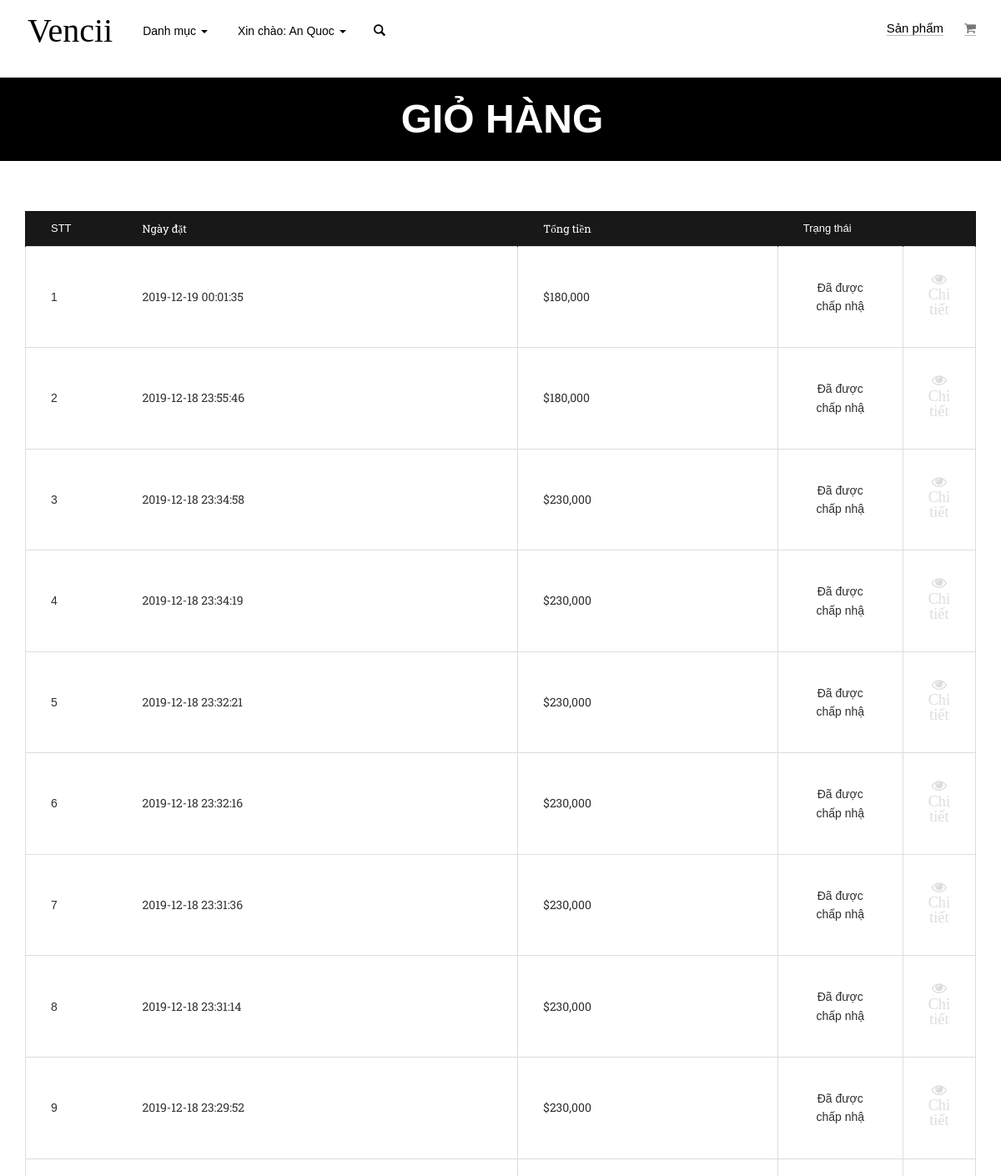
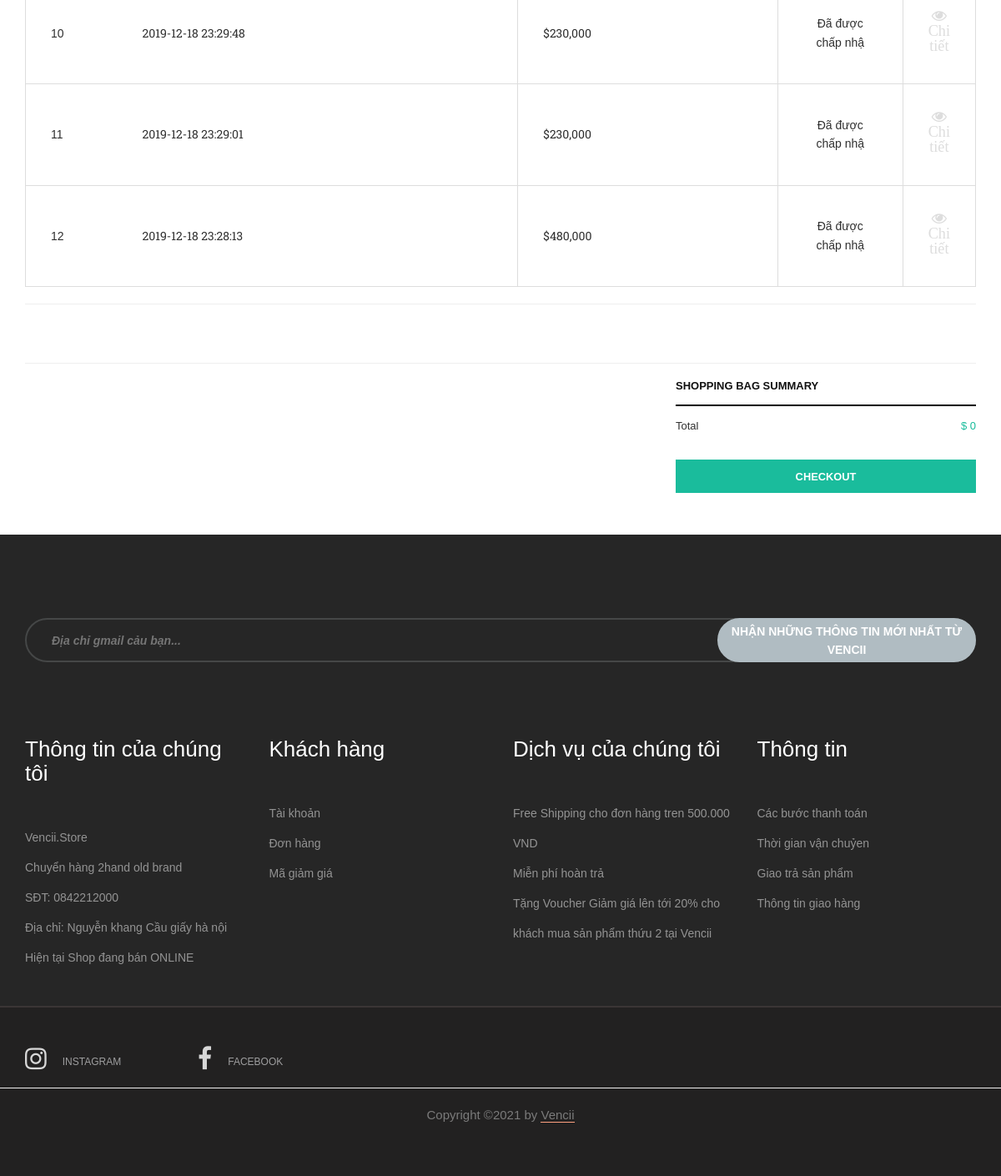
The page /my-order.php (signed in) on the database its author committed (2 pictures, top to bottom).
### tables this page shows
CREATE TABLE `orders` (
  `id` int(11) NOT NULL,
  `customer_id` varchar(100) DEFAULT NULL,
  `name` varchar(100) DEFAULT NULL,
  `email` varchar(100) DEFAULT NULL,
  `phone` varchar(100) DEFAULT NULL,
  `address` varchar(200) DEFAULT NULL,
  `created_date` timestamp NOT NULL DEFAULT current_timestamp(),
  `promotion` float NOT NULL,
  `status` tinyint(1) DEFAULT 1 COMMENT '0 mới đặt, 1 đã giao hàng'
);

### config/connect.php (called while the page is built, shortened)
<?php
function totalPrice(){
	$carts = !empty($_SESSION['cart']) ? $_SESSION['cart'] : [];
	$tong = 0;
	return $tong;
}
?>

### my-order.php (the view, shortened to what this page needs)
<?php include 'header.php' ?>
    <div role="main" class="main">
      <section class="page-top">
        <div class="container">
          <div class="page-top-in">
            <h2><span>Giỏ hàng</span></h2>
          </div>
        </div>
      </section>
      <div class="container">
        <div class="row featured-boxes">
          <div class="col-md-12">
            <div class="featured-box featured-box-cart">
              <div class="box-content">
              <?php if(!empty($_SESSION['cus_login'])) :
                $cus = $_SESSION['cus_login'];
                $c_id = $cus['id'];
                  $orders = mysqli_query($conn,"SELECT
  o.*,SUM(dt.price*dt.quantity) as 'total'
FROM orders o
JOIN order_detail dt
ON o.id = dt.order_id
WHERE o.customer_id = $c_id
GROUP By o.id Order BY o.id DESC");
                ?>
                  <table cellspacing="0" class="shop_table" width="100%">
                    <thead>
                      <tr>
                        <th class="product-thumbnail">
                          STT
                        </th>
                        <th class="product-name">
                          Ngày đặt
                        </th>
                        <th class="product-price">
                          Tổng tiền
                        </th>
                        <th class="product-quantity">
                          Trạng thái
                        </th>
                        <th class="product-remove">
                        </th>
                      </tr>
                    </thead>
                    <tbody>
                    <?php foreach($orders as $k => $od) {   ?>
                      <tr class="cart_table_item">
                        <td class="product-thumbnail">
                         <?php echo $k+1; ?>
                        </td>
                        <td class="product-name">
                          <a href="product-detail.php?id=<?php echo $cart['id'] ?>"><?php echo $od['created_date'] ?></a>
                        </td>
                        <td class="product-price">
                          <span class="amount">$<?php echo number_format($od['total']) ?></span>
                        </td>
                        <td class="product-quantity">
                          <?php if($od['status'] == 0) : ?>
                            <span>Đang chờ duyệt</span>
                          <?php else: ?>
                            <span>Đã được chấp nhậ</span>
                          <?php endif; ?>
                        </td>
                        <td class="product-remove">
                          <a title="Remove this item" class="remove" href="my-order-detail.php?id=<?php echo $od['id'] ?>">
                            <i class="fa fa-eye"> Chi tiết</i>
                          </a>
                        </td>
                      </tr>
                    <?php } ?>
                    </tbody>
                  </table>
                  <hr>
              <?php endif; ?>
            </div>
            </div>
          </div>
        </div>
  <hr>
        <div class="row featured-boxes">
          <div class="col-xs-4 pull-right">
            <div class="featured-box featured-box-secondary">
              <div class="box-content">
                <h4>Shopping bag summary</h4>
                <table cellspacing="0" class="cart-totals" width="100%">
                  <tbody>
                    <tr class="total">
                      <th>
                        Total
                      </th>
                      <td>
                        <span class="amount">$ <?php echo number_format(totalPrice()) ?></span>
                      </td>
                    </tr>
                  </tbody>
                </table>
                <p>
                  <a href="checkout.php" class="btn btn-primary btn-block btn-sm">CHECKOUT</a>
                </p>
              </div>
            </div>
          </div>
        </div>
      </div>
    </div>
<?php include 'footer.php' ?>

### public/css/theme-elements.css (style rules this page uses)
h1, h2, h3, h4, h5, h6 { color: #333333; margin: 0 0 20px; }
p, ul, ol { margin: 0 0 20px; }
a { color: #333333; -webkit-transition: all 300ms; -moz-transition: all 300ms; transition: all 300ms; }
.btn, .form-control { border-radius: 0; -webkit-transition: all 300ms; -moz-transition: all 300ms; transition: all 300ms; }
.btn { background-color: transparent; border: 2px solid #333333; color: #333333; font-size: .857em; font-weight: 700; min-width: 140px; padding: 14px 15px 13px; text-transform: uppercase; }
.btn-primary { background-color: #1abc9c; border-color: #1abc9c; color: white; }
.btn-sm { min-width: 0; padding: 9px 20px 8px; }

### public/css/theme-shop.css (style rules this page uses)
.product-remove a { color: #dddddd; }
.shop_table .product-remove a { font-size: 1.3em; }
.shop_table th { background: #181818; border: 1px solid #181818; border-bottom: none; color: white; font-size: .928em; font-weight: 400; padding: 10px 30px; }
.shop_table td { border: 1px solid #dddddd; padding: 30px; }
.shop_table .product-name, .shop_table .product-price, .shop_table .product-subtotal { font-family: Roboto Slab, serif; }
.shop_table .product-thumbnail { border-right: none; padding-right: 0; width: 110px; }
.shop_table .product-name { border-left: none; }
.shop_table .product-remove { text-align: center; width: 30px; }
.shop_table .product-quantity { width: 150px; }
.shop_table td.product-quantity { text-align: center; }
.featured-box { margin-bottom: 50px; }
.featured-box h4 { font-size: 1em; font-weight: 700; text-transform: uppercase; border-bottom: 2px solid black; padding-bottom: 15px; }
.featured-box-secondary { font-size: .928em; }
.featured-box-secondary p { margin-bottom: 15px; }
.cart-totals { margin-bottom: 15px; }
.cart-totals th { font-weight: 400; }
.cart-totals td { text-align: right; }
.cart-totals th, .cart-totals td { border-top: 1px solid #dddddd; padding: 14px 0; vertical-align: top; }
.cart-totals tr:first-child th, .cart-totals tr:first-child td { border-top: none; }
.cart-totals .total .amount { color: #1abc9c; }

### public/css/theme.css (style rules this page uses)
body { color: #666666; font-family: 'Raleway', sans-serif; line-height: 1.6; }
.page-top, .page-top-md, .page-top-lg { background-color: black; color: white; margin-bottom: 60px; text-align: center; }
.page-top .container, .page-top-md .container, .page-top-lg .container { display: table; height: 100px; }
.page-top .page-top-in, .page-top-md .page-top-in, .page-top-lg .page-top-in { display: table-cell; width: 100%; vertical-align: middle; }
.page-top h2, .page-top-md h2, .page-top-lg h2 { color: white; font-size: 3.429em; font-weight: 700; margin: 0; text-transform: uppercase; }
.page-top h2 span, .page-top-md h2 span, .page-top-lg h2 span { display: inline-block; padding: 11px 31px 11px 35px; }

### public/css/main_styles.css (style rules this page uses)
* { margin: 0; padding: 0; -webkit-font-smoothing: antialiased; -webkit-text-shadow: rgba(0,0,0,.01) 0 0 1px; text-shadow: rgba(0,0,0,.01) 0 0 1px; }
body { font-family: 'Open Sans', sans-serif; font-size: 14px; font-weight: 400; background: #FFFFFF; color: #2f2f2f; }
div { display: block; position: relative; -webkit-box-sizing: border-box; -moz-box-sizing: border-box; box-sizing: border-box; }
p { font-family: 'Open Sans', sans-serif; font-size: 14px; line-height: 2; font-weight: 400; color: #929191; -webkit-font-smoothing: antialiased; -webkit-text-shadow: rgba(0,0,0,.01) 0 0 1px; text-shadow: rgba(0,0,0,.01) 0 0 1px; }
p a { display: inline; position: relative; color: inherit; border-bottom: solid 1px #ffa07f; -webkit-transition: all 200ms ease; -moz-transition: all 200ms ease; -ms-transition: all 200ms ease; -o-transition: all 200ms ease; transition: all 200ms ease; }
a, a:hover, a:visited, a:active, a:link { text-decoration: none; -webkit-font-smoothing: antialiased; -webkit-text-shadow: rgba(0,0,0,.01) 0 0 1px; text-shadow: rgba(0,0,0,.01) 0 0 1px; }
h2 { font-size: 36px; }
h4 { font-size: 18px; }
h1, h2, h3, h4, h5, h6 { font-family: 'Open Sans', sans-serif; -webkit-font-smoothing: antialiased; -webkit-text-shadow: rgba(0,0,0,.01) 0 0 1px; text-shadow: rgba(0,0,0,.01) 0 0 1px; }
section { display: block; position: relative; box-sizing: border-box; }

### public/css/style4.css (style rules this page uses)
html, body { height: 100%; font-family: 'Josefin Sans', sans-serif; -webkit-font-smoothing: antialiased; font-smoothing: antialiased; }
h1, h2, h3, h4, h5, h6 { margin: 0; color: #111111; font-weight: 600; }
h2 { font-size: 36px; }
h4 { font-size: 24px; }
p { font-size: 14px; color: #585858; line-height: 1.6; }
@media (min-width: 1200px) { .container { max-width: 1175px; } }

### rows shown on the page
orders: created_date "2019-12-19 00:01:35", total "180,000", status "Đã được chấp nhậ"
orders: created_date "2019-12-18 23:55:46", total "180,000", status "Đã được chấp nhậ"
orders: created_date "2019-12-18 23:34:58", total "230,000", status "Đã được chấp nhậ"
orders: created_date "2019-12-18 23:34:19", total "230,000", status "Đã được chấp nhậ"
orders: created_date "2019-12-18 23:32:21", total "230,000", status "Đã được chấp nhậ"
orders: created_date "2019-12-18 23:32:16", total "230,000", status "Đã được chấp nhậ"
orders: created_date "2019-12-18 23:31:36", total "230,000", status "Đã được chấp nhậ"
orders: created_date "2019-12-18 23:31:14", total "230,000", status "Đã được chấp nhậ"
orders: created_date "2019-12-18 23:29:52", total "230,000", status "Đã được chấp nhậ"
orders: created_date "2019-12-18 23:29:48", total "230,000", status "Đã được chấp nhậ"
orders: created_date "2019-12-18 23:29:01", total "230,000", status "Đã được chấp nhậ"
orders: created_date "2019-12-18 23:28:13", total "480,000", status "Đã được chấp nhậ"

### other values the page prints
$cus['name'] "An Quoc"
totalPrice() "0"
